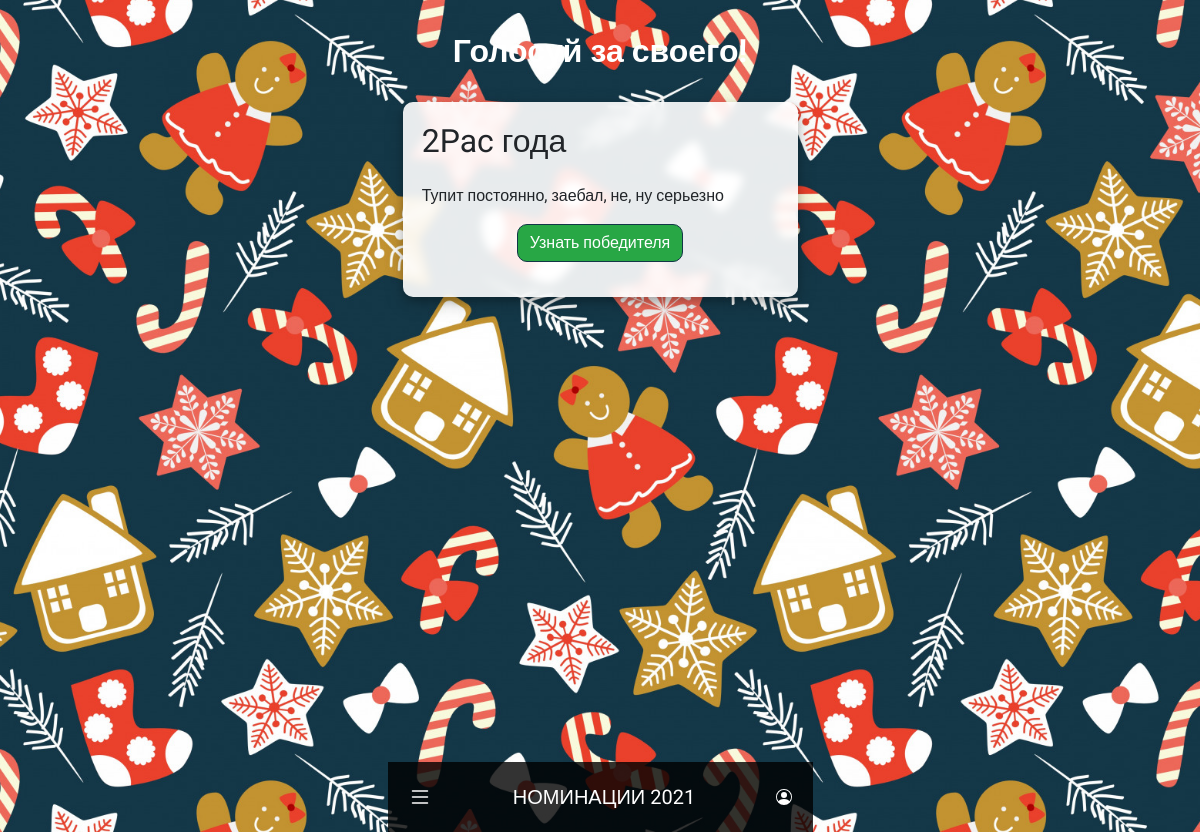
Screenshot of /nominations/7/ with the database file from the repository.
### votes/models.py (models this page shows, shortened)
class Nominations(models.Model):
    title = models.CharField(max_length=45, null=False, blank=False, unique=True, verbose_name='Номинация')
    description = models.CharField(max_length=500, null=False, blank=False, verbose_name='Описание')

### votes/views.py (the view)
# urls.py: path('nominations/<int:pk>/', WinnerView.as_view(), name='nomination'),
class WinnerView(DetailView):
    model = Nominations
    def get_context_data(self, *, object_list=None, **kwargs):
        context = super(WinnerView, self).get_context_data(**kwargs)
        nomination_id = self.object.pk
        attendees = User.objects.all()
        winner_votes = 0
        winners = []
        for attendee in attendees:
            votes_count = Votes.objects.filter(nomination=nomination_id, nominee=attendee.id).count()
            if votes_count > winner_votes:
                winners.clear()
                winners.append(attendee)
                winner_votes = votes_count
                print(f'WINNER: {attendee} ({votes_count} votes)')
            elif votes_count == winner_votes:
                winners.append(attendee)
                winner_votes = votes_count
                print(f'WINNER: {attendee} ({votes_count} votes)')
        context['winners'] = winners
        reasons = []
        for winner in winners:
            winner_votes = Votes.objects.filter(nomination=nomination_id, nominee=winner.pk)
            winner_reasons = []
            for vote in winner_votes:
                winner_reasons.append(vote.reason)
            reasons.append((winner, winner_reasons))
        context['reasons'] = reasons
        for reason in reasons:
            print(reason)
        return context

### votes/templates/votes/nominations_detail.html (shortened to what this page needs)
{% extends 'votes/base.html' %}
{% block content %}
<section class="main-section">
    <h2 style="color: white; margin: 1em; text-align: center;"><strong>Голосуй за своего!</strong></h2>
    <article style="padding: 1.2em; border-radius: 10px;">
        <h2>
            {{ nominations.title }}
        </h2>
        <p class="" style="margin-top: 1.5em">
            {{ nominations.description }}
        </p>
        <p style="text-align: center;">
            <button onclick="expand()" class=" expand btn btn-success">Узнать победителя</button>
        </p>
    </article>
</section>
{% endblock content %}

### votes/static/votes/main.css (style rules this page uses)
* { box-sizing: border-box; margin: 0px; padding: 0px; text-decoration: none; font-family: 'Roboto', verdana, sans-serif; }
html, body { height: 100%; }
body { margin: auto; max-width: 425px; background-attachment: fixed; background-position: center; background-repeat: no-repeat; background-size: cover; background-image: url("../static/media/christmas-pattern.jpg"); }
article { padding: 10px; margin-bottom: 10px; background: rgba(255, 255, 255, 0.9); border-radius: 2px; backdrop-filter: blur(4px); box-shadow: 0 4px 8px 0 rgba(0, 0, 0, 0.2), 0 6px 20px 0 rgba(0, 0, 0, 0.19); }
p { margin-top: 10px; }
h1, h2, h3, h4 { font-weight: normal; }
button { background-color: rgba(0,0,0,0); border: none; color: white; text-align: center; text-decoration: none; font-size: 1.2em; }
.btn { border-radius: 10px; border-width: 1px; border-color: #133747; }
section { padding-bottom: 4.5em; }

### rows the page displays
Nominations: title "2Pac года", description "Тупит постоянно, заебал, не, ну серьезно"
